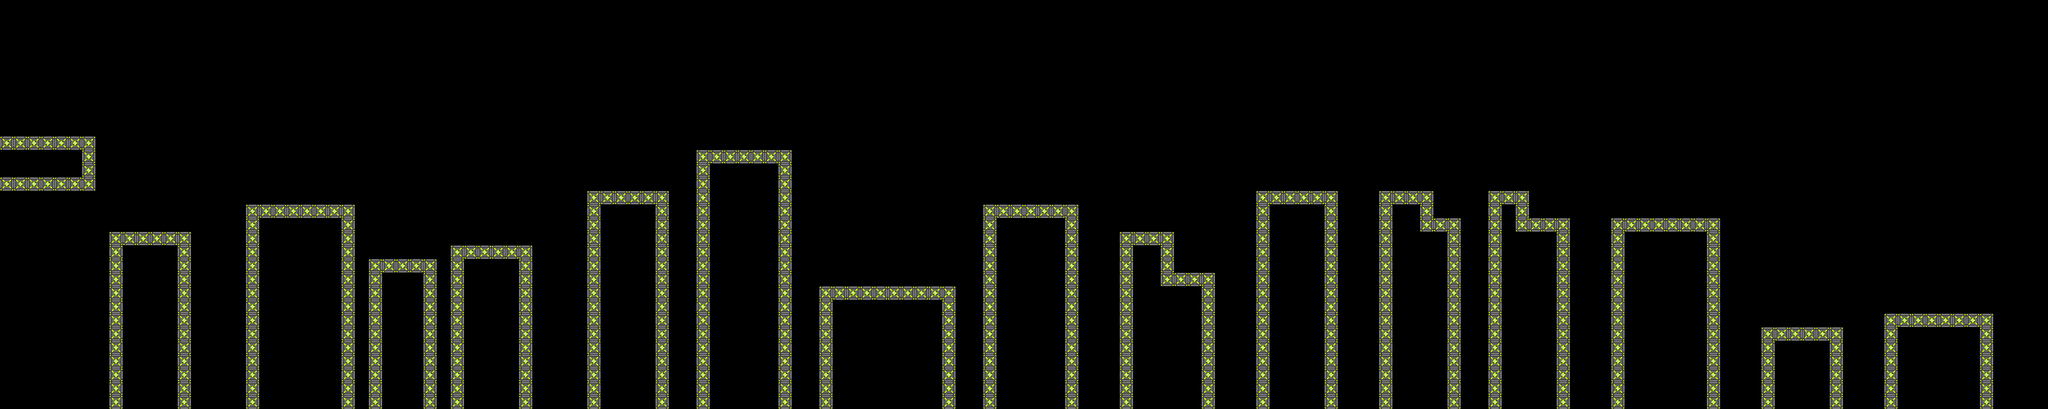

A 2D game scene composited from a Tiled map and its tileset images. What follows is a short description and the map's XML, with each tile layer's data collapsed to a summary:
An orthogonal 150x30 tile map with 32x32 px tiles, 1 tile layer (Tile Layer 1).

<map version="1.0" orientation="orthogonal" width="150" height="30" tilewidth="32" tileheight="32">
 <tileset firstgid="1" name="Block1" tilewidth="32" tileheight="32">
  <image source="Flash Level 1/Finished Level/Block1.png" width="32" height="32" />
 </tileset>
 <layer name="Tile Layer 1" width="150" height="30">
  <data>[4500 cells, 484 non-empty, 1 distinct tile ids]</data>
 </layer>
</map>